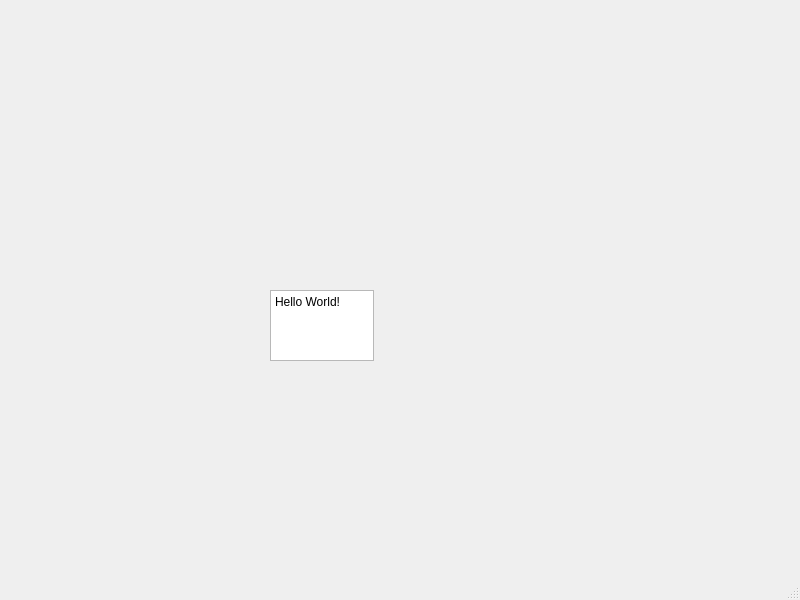
<?xml version="1.0" encoding="UTF-8"?>
<ui version="4.0">
 <class>MainWindow</class>
 <widget class="QMainWindow" name="MainWindow">
  <property name="geometry">
   <rect>
    <x>0</x>
    <y>0</y>
    <width>800</width>
    <height>600</height>
   </rect>
  </property>
  <property name="windowTitle">
   <string>MainWindow</string>
  </property>
  <widget class="QWidget" name="centralwidget">
   <widget class="QTextEdit" name="textEdit">
    <property name="geometry">
     <rect>
      <x>270</x>
      <y>290</y>
      <width>104</width>
      <height>71</height>
     </rect>
    </property>
    <property name="html">
     <string>&lt;!DOCTYPE HTML PUBLIC &quot;-//W3C//DTD HTML 4.0//EN&quot; &quot;http://www.w3.org/TR/REC-html40/strict.dtd&quot;&gt;
&lt;html&gt;&lt;head&gt;&lt;meta name=&quot;qrichtext&quot; content=&quot;1&quot; /&gt;&lt;style type=&quot;text/css&quot;&gt;
p, li { white-space: pre-wrap; }
&lt;/style&gt;&lt;/head&gt;&lt;body style=&quot; font-family:'PMingLiU'; font-size:9pt; font-weight:400; font-style:normal;&quot;&gt;
&lt;p style=&quot; margin-top:0px; margin-bottom:0px; margin-left:0px; margin-right:0px; -qt-block-indent:0; text-indent:0px;&quot;&gt;Hello World!&lt;/p&gt;&lt;/body&gt;&lt;/html&gt;</string>
    </property>
   </widget>
  </widget>
  <widget class="QMenuBar" name="menubar">
   <property name="geometry">
    <rect>
     <x>0</x>
     <y>0</y>
     <width>800</width>
     <height>21</height>
    </rect>
   </property>
  </widget>
  <widget class="QStatusBar" name="statusbar"/>
 </widget>
 <resources/>
 <connections/>
</ui>
